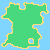

Python code for this plot:
import cell
from PIL import Image, ImageDraw

# default colors for island
water_color = (128, 213, 255)
sand_color = (255, 221, 128)
grass_color = (72, 217, 127)

def main():
    # generate basic island
    island_grid = cell.generate((50, 50), 30, 5)

    # check if tile is near water if it is make it a sand tile
    for i in range(len(island_grid)):
        for j in range(len(island_grid[0])):
            if island_grid[i][j] == 0 and cell.find_neighbors(island_grid, (i, j)) >= 1:
                island_grid[i][j] = .5

    save_png(island_grid, 'images/island.png')

def save_png(grid, file_name):
    # calculate size of grid
    size = (len(grid), len(grid[0]))

    image = Image.new('RGB', size, grass_color)

    # iterate through grid and draw walls
    for i in range(size[0]):
        for j in range(size[1]):
            # draw sand or water tiles
            if grid[i][j] == 1:
                ImageDraw.Draw(image).point((i, j), water_color)
            if grid[i][j] == .5:
                ImageDraw.Draw(image).point((i, j), sand_color)

    # save image as png
    image.save(file_name, 'png')
    


if __name__ == "__main__":
    main()
